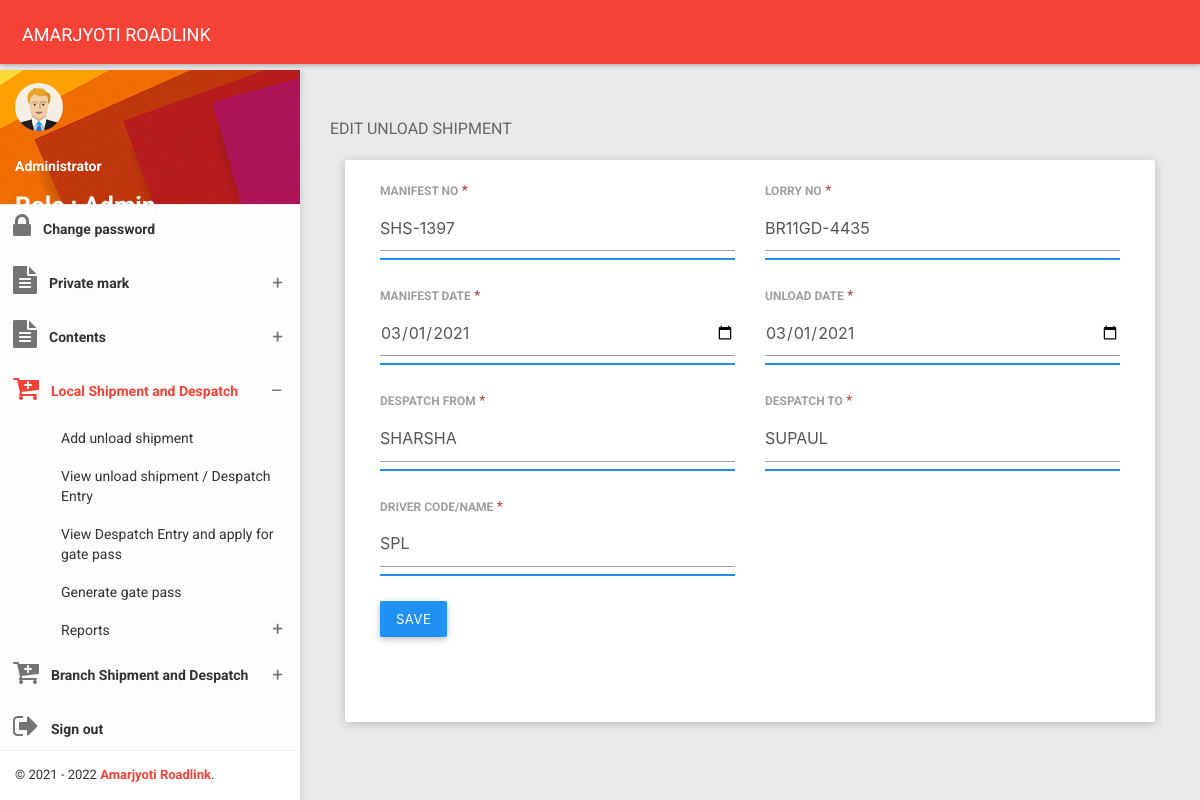
Screenshot of /edit_unload_shipment.php?ship_id=20210302122459 (signed in) with the database file from the repository.
### tables this page shows
CREATE TABLE IF NOT EXISTS `admin_login_access` (
  `id` bigint(14) NOT NULL AUTO_INCREMENT,
  `username` varchar(20) NOT NULL,
  `name` varchar(200) NOT NULL,
  `password` varchar(50) NOT NULL,
  `role` int(1) NOT NULL,
  `status` int(1) NOT NULL,
  `create_user` varchar(20) NOT NULL,
  PRIMARY KEY (`id`),
  UNIQUE KEY `uname` (`username`)
);

CREATE TABLE IF NOT EXISTS `unload_shipment` (
  `id` bigint(15) NOT NULL,
  `manifest_no` varchar(10) NOT NULL,
  `manifest_date` date NOT NULL,
  `unload_date` date NOT NULL,
  `despatch_from` varchar(100) NOT NULL,
  `despatch_to` varchar(100) NOT NULL,
  `lorry_no` varchar(100) NOT NULL,
  `driver_code` varchar(10) NOT NULL,
  `create_user` varchar(10) NOT NULL,
  PRIMARY KEY (`id`)
);

### global_functions.php (called while the page is built, shortened)
<?php
function getCompanyName(){
    $companyName="AMARJYOTI ROADLINK";
    return $companyName;
}
?>

### classes/DBOperation.php (called while the page is built, shortened)
<?php
class DBOperation {
    public $connection = "";
    public function __construct($host_ip, $user, $pass, $db) {
        $this->host = $host_ip;
        $this->username = $user;
        $this->password = $pass;
        $this->database = $db;
        $this->connection = mysqli_connect($this->host, $this->username, $this->password, $this->database);
    }
    public function fetchdata($sql) {
        try {
            $stmt = $this->connection->prepare($sql);
            $stmt->execute();
            $result = $stmt->get_result();
            while ($row = $result->fetch_assoc()) {
                $data[] = $row;
            }
        } catch (Exception $e) {
            echo $e->getMessage();
            die();
        }
        return $data;
    }
}

### classes/DBconfig.php (called while the page is built, shortened)
<?php
function connect_db() {
    $dboperation = new DBOperation("localhost", "root", "", "shipment");
    return $dboperation;
}
function ret_json_str($sql) {
    $ret_val = json_encode(connect_db()->fetchData($sql));
    return $ret_val;
}
?>

### edit_unload_shipment.php (the view, shortened to what this page needs)
<?php
$main_page = "Local shipment";
if ($_SESSION['shipment_user']) {
    $login_user = $_SESSION['shipment_user'];
    if ($_GET['ship_id']) {
        $ship_id = $_GET['ship_id'];
        $manifestSQL = "SELECT * FROM unload_shipment WHERE id='$ship_id'";
        $manifest_fetch = json_decode(ret_json_str($manifestSQL));
        foreach ($manifest_fetch as $manifest_val) {
            $manifest_no = $manifest_val->manifest_no;
            $manifest_date = $manifest_val->manifest_date;
            $despatch_from = $manifest_val->despatch_from;
            $despatch_to = $manifest_val->despatch_to;
            $lorry_no = $manifest_val->lorry_no;
            $driver_code = $manifest_val->driver_code;
            $unload_date = $manifest_val->unload_date;
        }
        ?>﻿
        <!DOCTYPE html>
        <html>
            <head>
                <?php
                include './header_links.php';
                ?>
            </head>
            <body class="theme-red">
                <?php
                include './menu.php';
                ?>
                <section class="content">
                    <div class="container-fluid">
                        <div class="block-header">
                            <h2>EDIT UNLOAD SHIPMENT</h2>
                        </div>
                        <div class="row clearfix">
                            <div class="col-lg-12 col-md-12 col-sm-12 col-xs-12">
                                <div class="card">
                                    <div class="body">
                                        <div class="row clearfix">
                                            <div class="col-sm-6">
                                                <div class="form-group">
                                                    <label>MANIFEST NO</label><span class="text-danger"> *</span>
                                                    <div class="form-line">
                                                        <input type="text" tabindex="1" class="form-control" name="manifest_no" id="manifest_no" placeholder="ENTER MANIFEST NO" value="<?php echo $manifest_no; ?>" />
                                                    </div>
                                                </div>
                                                <div class="form-group">
                                                    <label>MANIFEST DATE</label><span class="text-danger"> *</span>
                                                    <div class="form-line">
                                                        <input type="date" tabindex="3" class="form-control" name="manifest_date" id="manifest_date" placeholder="ENTER MANIFEST DATE" value="<?php echo $manifest_date; ?>"/>
                                                    </div>
                                                </div>
                                                <div class="form-group">
                                                    <label>DESPATCH FROM</label><span class="text-danger"> *</span>
                                                    <div class="form-line">
                                                        <input type="text" tabindex="5" class="form-control" name="despatch_from" id="despatch_from" placeholder="ENTER DESPATCH FROM" value="<?php echo $despatch_from; ?>"/>
                                                    </div>
                                                </div>
                                                <div class="form-group">
                                                    <label>DRIVER CODE/NAME</label><span class="text-danger"> *</span>
                                                    <div class="form-line">
                                                        <input type="text" tabindex="7" class="form-control" name="driver_no_name" id="driver_no_name" placeholder="ENTER DRIVER CODE/NAME" value="<?php echo $driver_code; ?>"/>
                                                    </div>
                                                </div>
                                                <div class="form-group">
                                                    <button type="button" tabindex="8" name="edit_unload_shipment" id="edit_unload_shipment" class="btn btn-primary" onclick="edit_unload_shipment();">
                                                        SAVE
                                                    </button>
                                                </div>
                                            </div>
                                            <div class="col-sm-6">
                                                <div class="form-group">
                                                <label>LORRY NO</label><span class="text-danger"> *</span>
                                                <div class="form-line">
                                                    <input type="text" tabindex="2" class="form-control" name="lorry_no" id="lorry_no" placeholder="ENTER LORRY NO" value="<?php echo $lorry_no; ?>"/>
                                                </div>
                                            </div>
                                                <div class="form-group">
                                                    <label>UNLOAD DATE</label><span class="text-danger"> *</span>
                                                    <div class="form-line">
                                                        <input type="date" tabindex="4" class="form-control" name="unload_date" id="unload_date" placeholder="ENTER UNLOAD DATE" value="<?php echo $unload_date; ?>"/>
                                                    </div>
                                                </div>
                                                <div class="form-group">
                                                    <label>DESPATCH TO</label><span class="text-danger"> *</span>
                                                    <div class="form-line">
                                                        <input type="text" tabindex="6" class="form-control" name="despatch_to" id="despatch_to" placeholder="ENTER DESPATCH TO" value="<?php echo $despatch_to; ?>"/>
                                                    </div>
                                                </div>
                                            </div>
                                        </div>
                                    </div>
                                </div>
                            </div>
                        </div>
                    </div>
                </section>
            </body>
        </html>
        <?php
    }
} else {
    header("location:index.php");
}
?>

### menu.php (shortened to what this page needs)
<nav class="navbar">
    <div class="container-fluid">
        <div class="navbar-header">
            <a class="navbar-brand" href="home.php"><?php echo getCompanyName(); ?></a>
        </div>
    </div>
</nav>
<section>
    <aside id="leftsidebar" class="sidebar">
        <div class="user-info">
            <div class="image">
                <img src="images/user.png" width="48" height="48" alt="User" />
            </div>
            <?php
            $loginuser_SQL = "SELECT * FROM admin_login_access WHERE username='$login_user'";
            $fetch_loginuser = json_decode(ret_json_str($loginuser_SQL));
            foreach ($fetch_loginuser as $fetch_loginusers) {
                $login_role_id = $fetch_loginusers->role;
                if ($login_role_id == 1) {
                    $login_role_name = "Admin";
                } elseif ($login_role_id == 2) {
                    $login_role_name = "Co-admin";
                } else {
                    $login_role_name = "User";
                }
            }
            ?>
            <div class="info-container" style="color: #FFFFFF;">
                <div class="name" data-toggle="dropdown" aria-haspopup="true" aria-expanded="false">
                    <b><?php echo $fetch_loginusers->name; ?></b></div>
                <h5>Role : <?php echo $login_role_name; ?></h5>
            </div>
        </div>
        <div class="menu">
            <ul class="list">
                <?php
                if ($login_user != "admin") {
                    ?>
                    <li class="<?php if ($main_page == "Change password") { ?> active <?php } ?>">
                        <a href="change_password.php">
                            <i class="fa fa-lock fa-2x"></i>
                            <span>Change password</span>
                        </a>
                    </li>
                    <?php
                }
                ?>
                <li class="<?php if ($main_page == "Private mark") { ?> active <?php } ?>">
                    <a href="javascript:void(0);" class="menu-toggle">
                        <i class="fa fa-file-text fa-2x"></i>
                        <span>Private mark</span>
                    </a>
                </li>
                <li class="<?php if ($main_page == "Contents") { ?> active <?php } ?>">
                    <a href="javascript:void(0);" class="menu-toggle">
                        <i class="fa fa-file-text fa-2x"></i>
                        <span>Contents</span>
                    </a>
                </li>
                <li class="<?php if ($main_page == "Local shipment") { ?> active <?php } ?>">
                    <a href="javascript:void(0);" class="menu-toggle">
                        <i class="fa fa-cart-plus fa-2x"></i>
                        <span>Local Shipment and Despatch</span>
                    </a>
                    <ul class="ml-menu">
                        <li>
                            <a href="add_unload_shipment.php">
                                <span>Add unload shipment</span></a> </li>
                        <li>
                            <a href="view_unload_shipment.php">
                                <span>View unload shipment / Despatch Entry</span></a> </li>
                        <li>
                            <a href="view_despatch_entry.php">
                                <span>View Despatch Entry and apply for gate pass</span></a> </li>
                        <li>
                            <a href="generate_gatepass.php">
                                <span>Generate gate pass</span></a> </li>
                        <li>
                            <a href="javascript:void(0);" class="menu-toggle">
                                <span>Reports</span>
                            </a>
                        </li>
                    </ul>
                </li>
                <li class="<?php if ($main_page == "Branch shipment") { ?> active <?php } ?>">
                    <a href="javascript:void(0);" class="menu-toggle">
                        <i class="fa fa-cart-plus fa-2x"></i>
                        <span>Branch Shipment and Despatch</span>
                    </a>
                </li>
                <li>
                    <a href="logout.php">
                        <i class="fa fa-sign-out fa-2x"></i>
                        <span>Sign out</span>
                    </a>
                </li>
            </ul>
        </div>
        <div class="legal">
            <div class="copyright">
                &copy; 2021 - 2022 <a href="#">Amarjyoti Roadlink</a>.
            </div>
        </div>
    </aside>
</section>

### css/waves.css (style rules this page uses)
.waves-effect { position: relative; cursor: pointer; display: inline-block; overflow: hidden; -webkit-user-select: none; -moz-user-select: none; -ms-user-select: none; user-select: none; -webkit-tap-highlight-color: transparent; }
.waves-block { display: block; }

### css/all-themes.css (style rules this page uses)
.theme-red .navbar-brand { color: #fff; }
.theme-red .sidebar .menu .list li.active { background-color: transparent; }
.theme-red .sidebar .menu .list li.active > :first-child i, .theme-red .sidebar .menu .list li.active > :first-child span { color: #F44336; }
.theme-red .sidebar .menu .list .toggled { background-color: transparent; }
.theme-red .sidebar .menu .list .ml-menu { background-color: transparent; }
.theme-red .sidebar .legal { background-color: #fff; }
.theme-red .sidebar .legal .copyright a { color: #F44336 !important; }

### rows the page displays
admin_login_access: name "Administrator", role "Admin"
unload_shipment: manifest_no "SHS-1397", manifest_date "03/01/2021", despatch_from "SHARSHA", driver_no_name "SPL", lorry_no "BR11GD-4435", unload_date "03/01/2021", despatch_to "SUPAUL"

### other values shown
getCompanyName() "AMARJYOTI ROADLINK"
